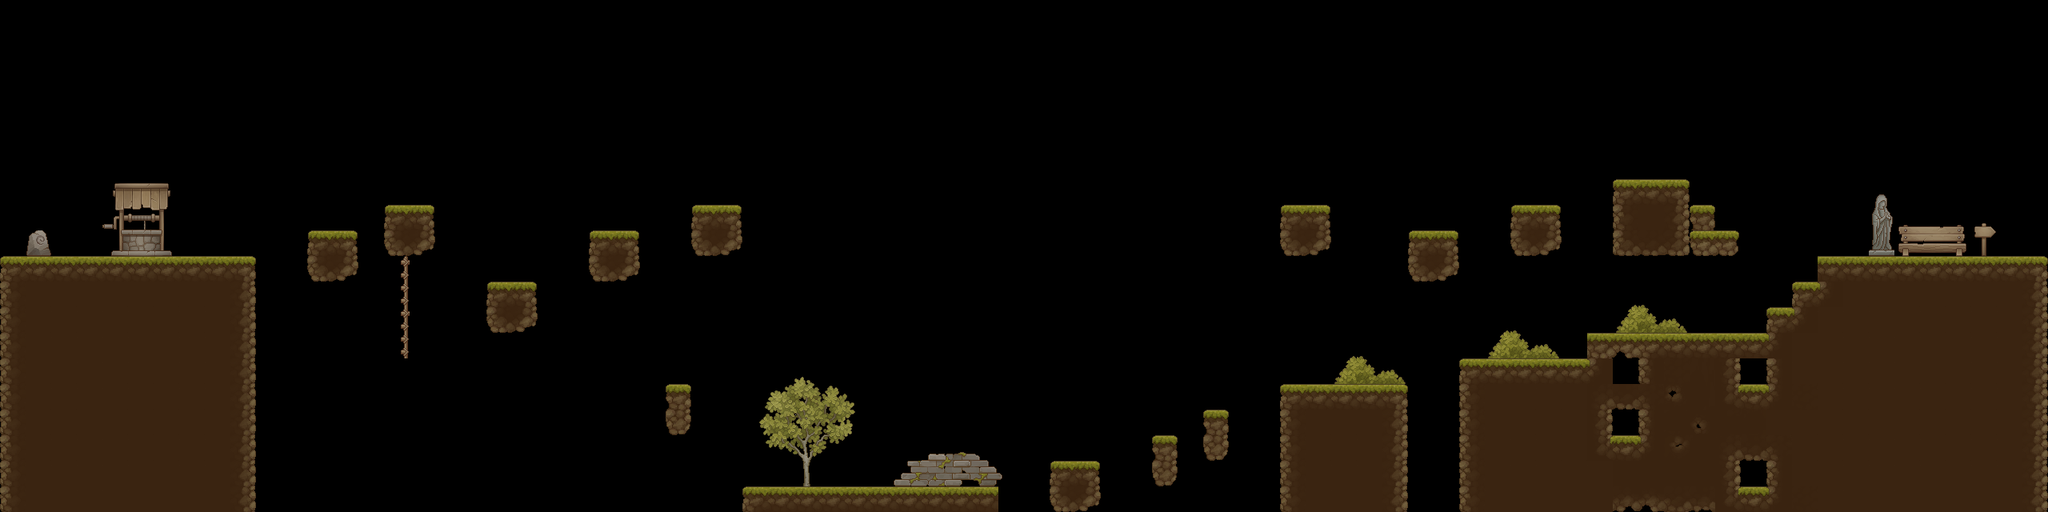

Tiled map render using the project's own tile images. Description and the whole map definition, tile-layer contents included, below:
An orthogonal 80x20 tile map with 32x32 px tiles, 2 tile layers (Sol, Déco), 2 tilesets.

<map version="1.10" tiledversion="1.10.2" orientation="orthogonal" renderorder="right-down" width="80" height="20" tilewidth="32" tileheight="32" infinite="0" nextlayerid="4" nextobjectid="1">
 <tileset firstgid="1" name="TX_Tileset_Ground" tilewidth="32" tileheight="32" tilecount="256" columns="16">
  <image source="TX_Tileset_Ground.png" width="512" height="512" />
 </tileset>
 <tileset firstgid="257" name="TX Village Props" tilewidth="32" tileheight="32" tilecount="1024" columns="32">
  <image source="village.png" width="1024" height="1024" />
 </tileset>
 <layer id="1" name="Sol" width="80" height="20">
  <data encoding="csv">
52,0,0,0,0,0,0,0,0,0,0,0,0,0,0,0,0,0,0,0,0,0,0,0,0,0,0,0,0,0,0,0,0,0,0,0,0,0,0,0,0,0,0,0,0,0,0,0,0,0,0,0,0,0,0,0,0,0,0,0,0,0,0,0,0,0,0,0,0,0,0,0,0,0,0,0,0,0,0,0,
52,0,0,0,0,0,0,0,0,0,0,0,0,0,0,0,0,0,0,0,0,0,0,0,0,0,0,0,0,0,0,0,0,0,0,0,0,0,0,0,0,0,0,0,0,0,0,0,0,0,0,0,0,0,0,0,0,0,0,0,0,0,0,0,0,0,0,0,0,0,0,0,0,0,0,0,0,0,0,0,
52,0,0,0,0,0,0,0,0,0,0,0,0,0,0,0,0,0,0,0,0,0,0,0,0,0,0,0,0,0,0,0,0,0,0,0,0,0,0,0,0,0,0,0,0,0,0,0,0,0,0,0,0,0,0,0,0,0,0,0,0,0,0,0,0,0,0,0,0,0,0,0,0,0,0,0,0,0,0,0,
52,0,0,0,0,0,0,0,0,0,0,0,0,0,0,0,0,0,0,0,0,0,0,0,0,0,0,0,0,0,0,0,0,0,0,0,0,0,0,0,0,0,0,0,0,0,0,0,0,0,0,0,0,0,0,0,0,0,0,0,0,0,0,0,0,0,0,0,0,0,0,0,0,0,0,0,0,0,0,0,
52,0,0,0,0,0,0,0,0,0,0,0,0,0,0,0,0,0,0,0,0,0,0,0,0,0,0,0,0,0,0,0,0,0,0,0,0,0,0,0,0,0,0,0,0,0,0,0,0,0,0,0,0,0,0,0,0,0,0,0,0,0,0,0,0,0,0,0,0,0,0,0,0,0,0,0,0,0,0,0,
52,0,0,0,0,0,0,0,0,0,0,0,0,0,0,0,0,0,0,0,0,0,0,0,0,0,0,0,0,0,0,0,0,0,0,0,0,0,0,0,0,0,0,0,0,0,0,0,0,0,0,0,0,0,0,0,0,0,0,0,0,0,0,0,0,0,0,0,0,0,0,0,0,0,0,0,0,0,0,0,
52,0,0,0,0,0,0,0,0,0,0,0,0,0,0,0,0,0,0,0,0,0,0,0,0,0,0,0,0,0,0,0,0,0,0,0,0,0,0,0,0,0,0,0,0,0,0,0,0,0,0,0,0,0,0,0,0,0,0,0,0,0,0,0,0,0,0,0,0,0,0,0,0,0,0,0,0,0,0,0,
52,0,0,0,0,0,0,0,0,0,0,0,0,0,0,0,0,0,0,0,0,0,0,0,0,0,0,0,0,0,0,0,0,0,0,0,0,0,0,0,0,0,0,0,0,0,0,0,0,0,0,0,0,0,0,0,0,0,0,0,0,0,0,1,2,3,0,0,0,0,0,0,0,0,0,0,0,0,0,0,
52,0,0,0,0,0,0,0,0,0,0,0,0,0,0,5,6,0,0,0,0,0,0,0,0,0,0,5,6,0,0,0,0,0,0,0,0,0,0,0,0,0,0,0,0,0,0,0,0,0,5,6,0,0,0,0,0,0,0,5,6,0,0,17,18,19,8,0,0,0,0,0,0,0,0,0,0,0,0,0,
52,0,0,0,0,0,0,0,0,0,0,0,5,6,0,21,22,0,0,0,0,0,0,5,6,0,0,21,22,0,0,0,0,0,0,0,0,0,0,0,0,0,0,0,0,0,0,0,0,0,21,22,0,0,0,5,6,0,0,21,22,0,0,33,34,35,10,11,0,0,0,0,0,0,0,0,0,0,0,0,
1,2,2,2,2,2,2,2,2,3,0,0,21,22,0,0,0,0,0,0,0,0,0,21,22,0,0,0,0,0,0,0,0,0,0,0,0,0,0,0,0,0,0,0,0,0,0,0,0,0,0,0,0,0,0,21,22,0,0,0,0,0,0,0,0,0,0,0,0,0,0,2,2,2,2,2,2,2,2,3,
17,18,18,18,18,18,18,18,18,19,0,0,0,0,0,0,0,0,0,5,6,0,0,0,0,0,0,0,0,0,0,0,0,0,0,0,0,0,0,0,0,0,0,0,0,0,0,0,0,0,0,0,0,0,0,0,0,0,0,0,0,0,0,0,0,0,0,0,0,0,1,99,18,18,18,18,18,18,18,19,
17,18,18,18,18,18,18,18,18,19,0,0,0,0,0,0,0,0,0,21,22,0,0,0,0,0,0,0,0,0,0,0,0,0,0,0,0,0,0,0,0,0,0,0,0,0,0,0,0,0,0,0,0,0,0,0,0,0,0,0,0,0,0,0,0,0,0,0,0,1,99,18,18,18,18,18,18,18,18,19,
17,18,18,18,18,18,18,18,18,19,0,0,0,0,0,0,0,0,0,0,0,0,0,0,0,0,0,0,0,0,0,0,0,0,0,0,0,0,0,0,0,0,0,0,0,0,0,0,0,0,0,0,0,0,0,0,0,0,0,0,0,0,57,58,59,60,61,2,2,99,18,18,18,18,18,18,18,18,18,19,
17,18,18,18,18,18,18,18,18,19,0,0,0,0,0,0,0,0,0,0,0,0,0,0,0,0,0,0,0,0,0,0,0,0,0,0,0,0,0,0,0,0,0,0,0,0,0,0,0,0,0,0,0,0,0,0,0,1,2,2,2,2,99,74,75,76,77,81,82,83,18,18,18,18,18,18,18,18,18,19,
17,18,18,18,18,18,18,18,18,19,0,0,0,0,0,0,0,0,0,0,0,0,0,0,0,0,8,0,0,0,0,0,0,0,0,0,0,0,0,0,0,0,0,0,0,0,0,0,0,0,1,2,2,2,3,0,0,17,18,18,18,18,65,66,67,92,93,97,98,99,104,18,18,18,18,18,18,18,18,19,
17,18,18,18,18,18,18,18,18,19,0,0,0,0,0,0,0,0,0,0,0,0,0,0,0,0,24,0,0,0,0,0,0,0,0,0,0,0,0,0,0,0,0,0,0,0,0,8,0,0,17,18,18,18,19,0,0,17,18,18,18,18,81,82,83,108,109,110,111,18,18,18,18,18,18,18,18,18,18,19,
17,18,18,18,18,18,18,18,18,19,0,0,0,0,0,0,0,0,0,0,0,0,0,0,0,0,0,0,0,0,0,0,0,0,0,0,0,0,0,0,0,0,0,0,0,8,0,24,0,0,17,18,18,18,19,0,0,17,18,18,18,18,97,98,99,124,125,65,66,67,18,18,18,18,18,18,18,18,18,19,
17,18,18,18,18,18,18,18,18,19,0,0,0,0,0,0,0,0,0,0,0,0,0,0,0,0,0,0,0,0,0,0,0,0,0,0,0,0,0,0,0,5,6,0,0,24,0,0,0,0,17,18,18,18,19,0,0,17,18,18,18,18,18,138,139,140,141,81,82,83,18,18,18,18,18,18,18,18,18,19,
17,18,18,18,18,18,18,18,18,19,0,0,0,0,0,0,0,0,0,0,0,0,0,0,0,0,0,0,0,1,2,2,2,2,2,2,2,2,2,0,0,21,22,0,0,0,0,0,0,0,17,18,18,18,19,0,0,17,18,18,18,18,18,154,155,156,157,97,98,99,104,18,18,18,18,18,18,18,18,19
</data>
 </layer>
 <layer id="2" name="Déco" width="80" height="20">
  <data encoding="csv">
0,0,0,0,0,0,0,0,0,0,0,0,0,0,0,0,0,0,0,0,0,0,0,0,0,0,0,0,0,0,0,0,0,0,0,0,0,0,0,0,0,0,0,0,0,0,0,0,0,0,0,0,0,0,0,0,0,0,0,0,0,0,0,0,0,0,0,0,0,0,0,0,0,0,0,0,0,0,0,0,
0,0,0,0,0,0,0,0,0,0,0,0,0,0,0,0,0,0,0,0,0,0,0,0,0,0,0,0,0,0,0,0,0,0,0,0,0,0,0,0,0,0,0,0,0,0,0,0,0,0,0,0,0,0,0,0,0,0,0,0,0,0,0,0,0,0,0,0,0,0,0,0,0,0,0,0,0,0,0,0,
0,0,0,0,0,0,0,0,0,0,0,0,0,0,0,0,0,0,0,0,0,0,0,0,0,0,0,0,0,0,0,0,0,0,0,0,0,0,0,0,0,0,0,0,0,0,0,0,0,0,0,0,0,0,0,0,0,0,0,0,0,0,0,0,0,0,0,0,0,0,0,0,0,0,0,0,0,0,0,0,
0,0,0,0,0,0,0,0,0,0,0,0,0,0,0,0,0,0,0,0,0,0,0,0,0,0,0,0,0,0,0,0,0,0,0,0,0,0,0,0,0,0,0,0,0,0,0,0,0,0,0,0,0,0,0,0,0,0,0,0,0,0,0,0,0,0,0,0,0,0,0,0,0,0,0,0,0,0,0,0,
0,0,0,0,0,0,0,0,0,0,0,0,0,0,0,0,0,0,0,0,0,0,0,0,0,0,0,0,0,0,0,0,0,0,0,0,0,0,0,0,0,0,0,0,0,0,0,0,0,0,0,0,0,0,0,0,0,0,0,0,0,0,0,0,0,0,0,0,0,0,0,0,0,0,0,0,0,0,0,0,
0,0,0,0,0,0,0,0,0,0,0,0,0,0,0,0,0,0,0,0,0,0,0,0,0,0,0,0,0,0,0,0,0,0,0,0,0,0,0,0,0,0,0,0,0,0,0,0,0,0,0,0,0,0,0,0,0,0,0,0,0,0,0,0,0,0,0,0,0,0,0,0,0,0,0,0,0,0,0,0,
0,0,0,0,0,0,0,0,0,0,0,0,0,0,0,0,0,0,0,0,0,0,0,0,0,0,0,0,0,0,0,0,0,0,0,0,0,0,0,0,0,0,0,0,0,0,0,0,0,0,0,0,0,0,0,0,0,0,0,0,0,0,0,0,0,0,0,0,0,0,0,0,0,0,0,0,0,0,0,0,
0,0,0,417,418,419,420,0,0,0,0,0,0,0,0,0,0,0,0,0,0,0,0,0,0,0,0,0,0,0,0,0,0,0,0,0,0,0,0,0,0,0,0,0,0,0,0,0,0,0,0,0,0,0,0,0,0,0,0,0,0,0,0,0,0,0,0,0,0,0,0,0,0,375,0,0,0,0,0,0,
0,0,0,449,450,451,452,0,0,0,0,0,0,0,0,0,0,0,0,0,0,0,0,0,0,0,0,0,0,0,0,0,0,0,0,0,0,0,0,0,0,0,0,0,0,0,0,0,0,0,0,0,0,0,0,0,0,0,0,0,0,0,0,0,0,0,0,0,0,0,0,0,0,407,335,336,337,269,0,0,
0,838,0,481,482,483,484,0,0,0,0,0,0,0,0,0,0,0,0,0,0,0,0,0,0,0,0,0,0,0,0,0,0,0,0,0,0,0,0,0,0,0,0,0,0,0,0,0,0,0,0,0,0,0,0,0,0,0,0,0,0,0,0,0,0,0,0,0,0,0,0,0,0,439,367,368,369,301,0,0,
0,0,0,0,0,0,0,0,0,0,0,0,0,0,0,712,0,0,0,0,0,0,0,0,0,0,0,0,0,0,0,0,0,0,0,0,0,0,0,0,0,0,0,0,0,0,0,0,0,0,0,0,0,0,0,0,0,0,0,0,0,0,0,0,0,0,0,0,0,0,0,0,0,0,0,0,0,0,0,0,
0,0,0,0,0,0,0,0,0,0,0,0,0,0,0,744,0,0,0,0,0,0,0,0,0,0,0,0,0,0,0,0,0,0,0,0,0,0,0,0,0,0,0,0,0,0,0,0,0,0,0,0,0,0,0,0,0,0,0,0,0,0,0,815,816,817,818,0,0,0,0,0,0,0,0,0,0,0,0,0,
0,0,0,0,0,0,0,0,0,0,0,0,0,0,0,776,0,0,0,0,0,0,0,0,0,0,0,0,0,0,0,0,0,0,0,0,0,0,0,0,0,0,0,0,0,0,0,0,0,0,0,0,0,0,0,0,0,0,815,816,817,818,0,847,848,849,850,0,0,0,0,0,0,0,0,0,0,0,0,0,
0,0,0,0,0,0,0,0,0,0,0,0,0,0,0,808,809,0,0,0,0,0,0,0,0,0,0,0,0,0,0,0,0,0,0,0,0,0,0,0,0,0,0,0,0,0,0,0,0,0,0,0,815,816,817,818,0,0,847,848,849,850,0,0,0,0,0,0,0,0,0,0,0,0,0,0,0,0,0,0,
0,0,0,0,0,0,0,0,0,0,0,0,0,0,0,0,0,0,0,0,0,0,0,0,0,0,0,0,0,726,727,728,729,730,0,0,0,0,0,0,0,0,0,0,0,0,0,0,0,0,0,0,847,848,849,850,0,0,0,0,0,0,0,0,0,0,0,0,0,0,0,0,0,0,0,0,0,0,0,0,
0,0,0,0,0,0,0,0,0,0,0,0,0,0,0,0,0,0,0,0,0,0,0,0,0,0,0,0,0,758,759,760,761,762,0,0,0,0,0,0,0,0,0,0,0,0,0,0,0,0,0,0,0,0,0,0,0,0,0,0,0,0,0,0,0,0,0,0,0,0,0,0,0,0,0,0,0,0,0,0,
0,0,0,0,0,0,0,0,0,0,0,0,0,0,0,0,0,0,0,0,0,0,0,0,0,0,0,0,0,790,791,792,793,794,0,0,0,0,0,0,0,0,0,0,0,0,0,0,0,0,0,0,0,0,0,0,0,0,0,0,0,0,0,0,0,0,0,0,0,0,0,0,0,0,0,0,0,0,0,0,
0,0,0,0,0,0,0,0,0,0,0,0,0,0,0,0,0,0,0,0,0,0,0,0,0,0,0,0,0,822,823,824,825,826,0,0,889,890,891,892,0,0,0,0,0,0,0,0,0,0,0,0,0,0,0,0,0,0,0,0,0,0,0,0,0,0,0,0,0,0,0,0,0,0,0,0,0,0,0,0,
0,0,0,0,0,0,0,0,0,0,0,0,0,0,0,0,0,0,0,0,0,0,0,0,0,0,0,0,0,854,855,856,857,858,919,920,921,922,923,924,0,0,0,0,0,0,0,0,0,0,0,0,0,0,0,0,0,0,0,0,0,0,0,0,0,0,0,0,0,0,0,0,0,0,0,0,0,0,0,0,
0,0,0,0,0,0,0,0,0,0,0,0,0,0,0,0,0,0,0,0,0,0,0,0,0,0,0,0,0,0,0,0,0,0,0,0,0,0,0,0,0,0,0,0,0,0,0,0,0,0,0,0,0,0,0,0,0,0,0,0,0,0,0,0,0,0,0,0,0,0,0,0,0,0,0,0,0,0,0,0
</data>
 </layer>
</map>
